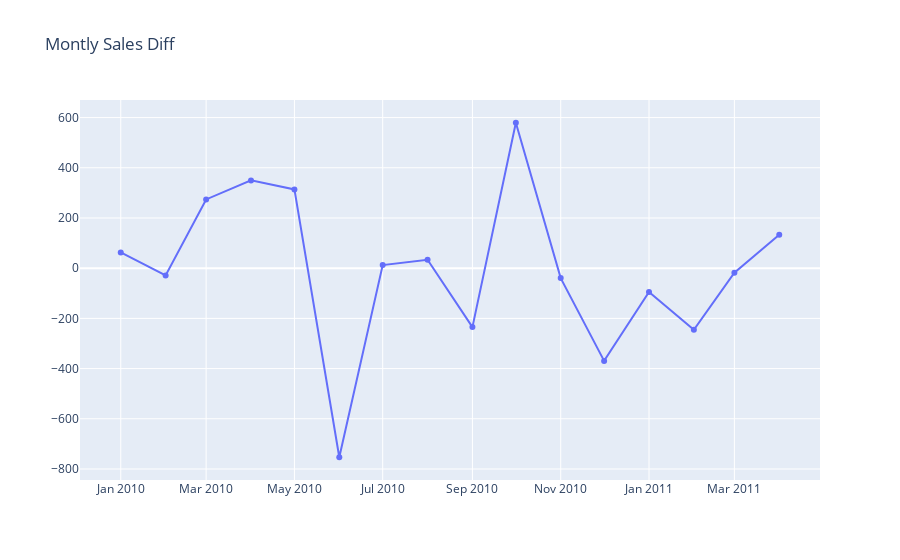

The notebook cell saved with this chart:
### Code cell
#plot sales diff
plot_data = [
    go.Scatter(
        x=df_diff['InvoiceDate'],
        y=df_diff['diff'],
    )
]
plot_layout = go.Layout(
        title='Montly Sales Diff'
    )
fig = go.Figure(data=plot_data, layout=plot_layout)
pyoff.iplot(fig)

### Figure 1 — Plotly figure (JSON) as saved in the notebook; plotly's stock layout.template omitted (floating-point values rounded to 4 significant figures)
{"data": [{"x": ["2010-01-01T00:00:00", "2010-02-01T00:00:00", "2010-03-01T00:00:00", "2010-04-01T00:00:00", "2010-05-01T00:00:00", "2010-06-01T00:00:00", "2010-07-01T00:00:00", "2010-08-01T00:00:00", "2010-09-01T00:00:00", "2010-10-01T00:00:00", "2010-11-01T00:00:00", "2010-12-01T00:00:00", "2011-01-01T00:00:00", "2011-02-01T00:00:00", "2011-03-01T00:00:00", "2011-04-01T00:00:00"], "y": [62.82, -28.9, 273.9, 349.8, 313.8, -753.3, 12.29, 33.66, -234.7, 579.4, -39.63, -369.4, -94.43, -245.6, -18.06, 133.0], "type": "scatter"}], "layout": {"title": {"text": "Montly Sales Diff"}}}
